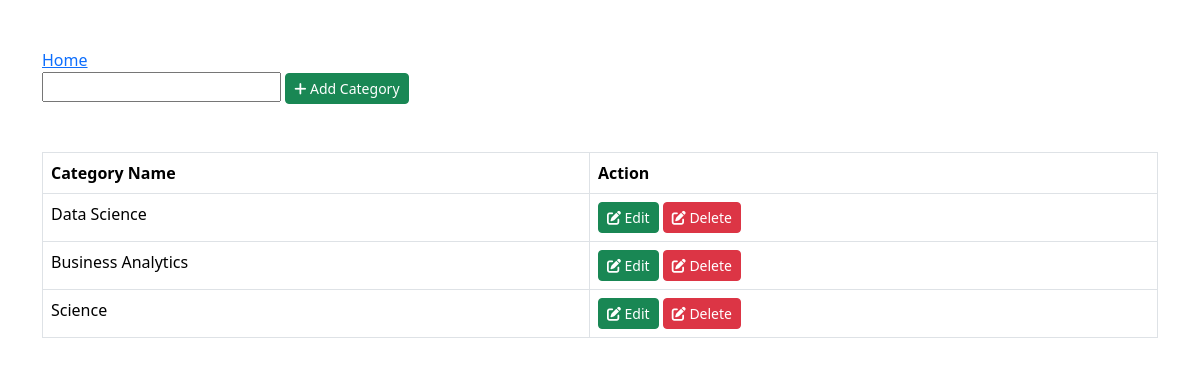
The app's page /add_book_cat, older data.
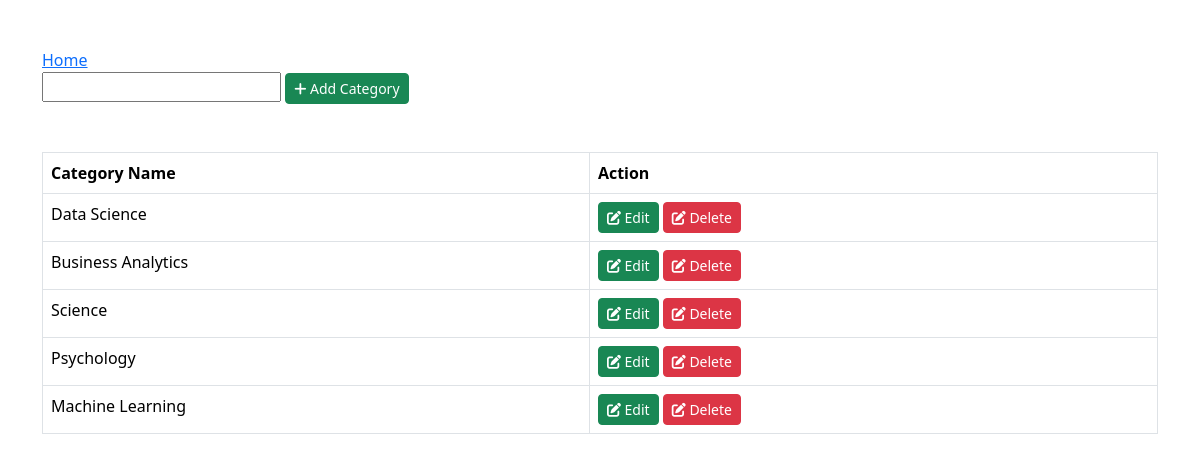
The same page, newer data.
### distribution_tracker/models.py (models this page shows, shortened)
class BookCat(models.Model):
    cat_name = models.CharField(max_length=254)

### distribution_tracker/views.py (the view, shortened to what this page needs)
# urls.py: path('add_book_cat', views.add_book_cat, name='add_book_cat'),
def add_book_cat(request):
    try:
        cat_name_obj = BookCat.objects.all()
    except Exception as e:
        print(e)
        cat_name_obj = None  # Assigning a default value if an exception occurs
    return render(request, 'add_book_cat.html', {'cat_name': cat_name_obj})

### distribution_tracker/templates/add_book_cat.html (shortened to what this page needs)
<!DOCTYPE html>
<html lang="en">
<head>
    <link href="https://cdn.jsdelivr.net/npm/bootstrap@5.3.3/dist/css/bootstrap.min.css" rel="stylesheet"
>
    <link rel="stylesheet" href="https://cdnjs.cloudflare.com/ajax/libs/font-awesome/6.0.0-beta3/css/all.min.css">
</head>
<body>
    <div class="container mt-5">
        <div class="row">
            <div class="col-xs-7">
                <a href="{% url 'home_page' %}">Home</a>
                <br>
                <form method="post">
                    <input type="text" id="add_category_text" maxlength="20" name="cat_name_add" required="">
                    <button class="btn btn-success btn-sm edit btn-flat"><i class="fa fa-plus"></i> Add
                        Category</button>
                </form>
            </div>
        </div>
    </div>
    <div class="container mt-5">
        <div class="row">
            <div class="col-xs-12">
                <div class="box">
                    <div class="box-body">
                        <table id="example1" class="table table-bordered">
                            <thead>
                                <tr>
                                    <th>Category Name</th>
                                    <th>Action</th>
                                </tr>
                            </thead>
                            <tbody>
                                {% for category in cat_name %}
                                <form method="post">
                                    <tr>
                                        <td>{{ category.cat_name }}</td>
                                        <td><button type="submit" class="btn btn-success btn-sm edit btn-flat"><i
                                                    class="fa fa-edit"></i>
                                                Edit</button>
                                            <button type="submit" class="btn btn-danger btn-sm edit btn-flat"><i
                                                class="fa fa-edit"></i>
                                            Delete</button>
                                        </td>
                                    </tr>
                                </form>
                                {% endfor %}
                            </tbody>
                        </table>
                    </div>
                </div>
            </div>
        </div>
    </div>
</body>
</html>

Row changes from the older to the newer data that the page shows:
added BookCat: cat_name "Psychology"
added BookCat: cat_name "Machine Learning"
